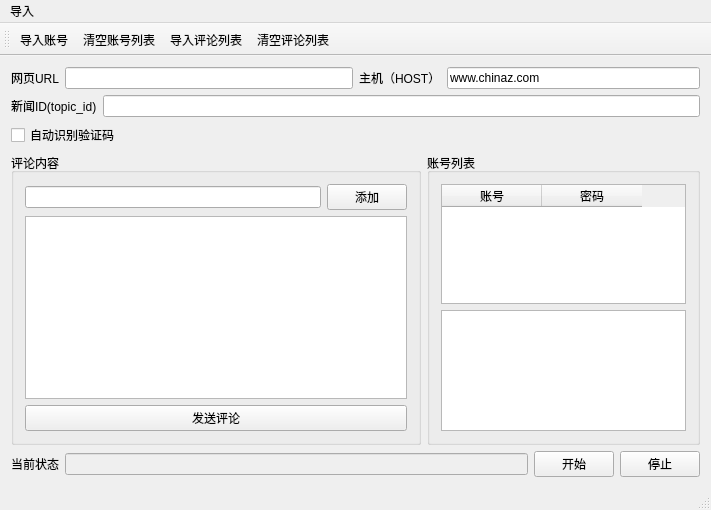
<?xml version="1.0" encoding="UTF-8"?>
<ui version="4.0">
 <class>autobots_toutiaoClass</class>
 <widget class="QMainWindow" name="autobots_toutiaoClass">
  <property name="geometry">
   <rect>
    <x>0</x>
    <y>0</y>
    <width>711</width>
    <height>510</height>
   </rect>
  </property>
  <property name="windowTitle">
   <string>站长之家（微博号）</string>
  </property>
  <widget class="QWidget" name="centralWidget">
   <layout class="QGridLayout" name="gridLayout_4">
    <item row="0" column="0">
     <layout class="QHBoxLayout" name="horizontalLayout_10">
      <item>
       <layout class="QHBoxLayout" name="horizontalLayout_3">
        <item>
         <widget class="QLabel" name="label_3">
          <property name="text">
           <string>网页URL</string>
          </property>
         </widget>
        </item>
        <item>
         <widget class="QLineEdit" name="lineEdit_url">
          <property name="enabled">
           <bool>true</bool>
          </property>
         </widget>
        </item>
       </layout>
      </item>
      <item>
       <layout class="QHBoxLayout" name="horizontalLayout_9">
        <item>
         <widget class="QLabel" name="label_5">
          <property name="text">
           <string>主机（HOST）</string>
          </property>
         </widget>
        </item>
        <item>
         <widget class="QLineEdit" name="lineEdit_host">
          <property name="enabled">
           <bool>true</bool>
          </property>
          <property name="text">
           <string>www.chinaz.com</string>
          </property>
         </widget>
        </item>
       </layout>
      </item>
     </layout>
    </item>
    <item row="1" column="0">
     <layout class="QHBoxLayout" name="horizontalLayout_8">
      <item>
       <layout class="QHBoxLayout" name="horizontalLayout_2">
        <item>
         <widget class="QLabel" name="label_2">
          <property name="text">
           <string>新闻ID(topic_id)</string>
          </property>
         </widget>
        </item>
        <item>
         <widget class="QLineEdit" name="lineEdit_news_id">
          <property name="enabled">
           <bool>true</bool>
          </property>
          <property name="text">
           <string/>
          </property>
         </widget>
        </item>
       </layout>
      </item>
      <item>
       <layout class="QHBoxLayout" name="horizontalLayout_4"/>
      </item>
     </layout>
    </item>
    <item row="3" column="0">
     <layout class="QHBoxLayout" name="horizontalLayout_6">
      <item>
       <widget class="QGroupBox" name="groupBox">
        <property name="sizePolicy">
         <sizepolicy hsizetype="Preferred" vsizetype="Preferred">
          <horstretch>6</horstretch>
          <verstretch>0</verstretch>
         </sizepolicy>
        </property>
        <property name="title">
         <string>评论内容</string>
        </property>
        <layout class="QGridLayout" name="gridLayout">
         <item row="0" column="0">
          <layout class="QHBoxLayout" name="horizontalLayout_7">
           <item>
            <widget class="QLineEdit" name="lineEdit_comment_id"/>
           </item>
           <item>
            <widget class="QPushButton" name="pushButton_add_comment_id">
             <property name="text">
              <string>添加</string>
             </property>
            </widget>
           </item>
          </layout>
         </item>
         <item row="1" column="0">
          <widget class="QListWidget" name="listWidget_comment_id">
           <property name="sizePolicy">
            <sizepolicy hsizetype="Expanding" vsizetype="Expanding">
             <horstretch>2</horstretch>
             <verstretch>0</verstretch>
            </sizepolicy>
           </property>
          </widget>
         </item>
         <item row="2" column="0">
          <widget class="QPushButton" name="pushButton_develiver">
           <property name="text">
            <string>发送评论</string>
           </property>
          </widget>
         </item>
        </layout>
       </widget>
      </item>
      <item>
       <widget class="QGroupBox" name="groupBox_2">
        <property name="sizePolicy">
         <sizepolicy hsizetype="Preferred" vsizetype="Preferred">
          <horstretch>4</horstretch>
          <verstretch>0</verstretch>
         </sizepolicy>
        </property>
        <property name="title">
         <string>账号列表</string>
        </property>
        <layout class="QGridLayout" name="gridLayout_2">
         <item row="0" column="0">
          <widget class="QTableWidget" name="tableWidget_account_id">
           <column>
            <property name="text">
             <string>账号</string>
            </property>
           </column>
           <column>
            <property name="text">
             <string>密码</string>
            </property>
           </column>
          </widget>
         </item>
         <item row="1" column="0">
          <widget class="QTextBrowser" name="textBrowser_commentid"/>
         </item>
        </layout>
       </widget>
      </item>
     </layout>
    </item>
    <item row="4" column="0">
     <layout class="QHBoxLayout" name="horizontalLayout">
      <item>
       <layout class="QGridLayout" name="gridLayout_3">
        <item row="0" column="0">
         <widget class="QLabel" name="label_1">
          <property name="text">
           <string>当前状态</string>
          </property>
         </widget>
        </item>
        <item row="0" column="1">
         <widget class="QLineEdit" name="lineEdit_msg">
          <property name="enabled">
           <bool>false</bool>
          </property>
         </widget>
        </item>
       </layout>
      </item>
      <item>
       <layout class="QHBoxLayout" name="horizontalLayout_5">
        <item>
         <widget class="QPushButton" name="pushButton_start">
          <property name="text">
           <string>开始</string>
          </property>
         </widget>
        </item>
        <item>
         <widget class="QPushButton" name="pushButton_pause">
          <property name="text">
           <string>停止</string>
          </property>
         </widget>
        </item>
       </layout>
      </item>
     </layout>
    </item>
    <item row="2" column="0">
     <widget class="QCheckBox" name="checkBox_CodeOnline">
      <property name="text">
       <string>自动识别验证码</string>
      </property>
     </widget>
    </item>
   </layout>
  </widget>
  <widget class="QMenuBar" name="menuBar">
   <property name="geometry">
    <rect>
     <x>0</x>
     <y>0</y>
     <width>711</width>
     <height>23</height>
    </rect>
   </property>
   <widget class="QMenu" name="menu">
    <property name="title">
     <string>导入</string>
    </property>
    <addaction name="action_from_txt"/>
    <addaction name="action_clear_accounts"/>
    <addaction name="action_import_commentid"/>
    <addaction name="action_clear_comments"/>
   </widget>
   <addaction name="menu"/>
  </widget>
  <widget class="QToolBar" name="mainToolBar">
   <attribute name="toolBarArea">
    <enum>TopToolBarArea</enum>
   </attribute>
   <attribute name="toolBarBreak">
    <bool>false</bool>
   </attribute>
   <addaction name="action_from_txt"/>
   <addaction name="action_clear_accounts"/>
   <addaction name="action_import_commentid"/>
   <addaction name="action_clear_comments"/>
  </widget>
  <widget class="QStatusBar" name="statusBar"/>
  <action name="action_from_txt">
   <property name="text">
    <string>导入账号</string>
   </property>
   <property name="toolTip">
    <string>txt文本</string>
   </property>
  </action>
  <action name="action_import_commentid">
   <property name="text">
    <string>导入评论列表</string>
   </property>
  </action>
  <action name="action_clear_comments">
   <property name="text">
    <string>清空评论列表</string>
   </property>
  </action>
  <action name="action_clear_accounts">
   <property name="text">
    <string>清空账号列表</string>
   </property>
  </action>
 </widget>
 <layoutdefault spacing="6" margin="11"/>
 <resources>
  <include location="autobots_toutiao.qrc"/>
 </resources>
 <connections/>
</ui>
